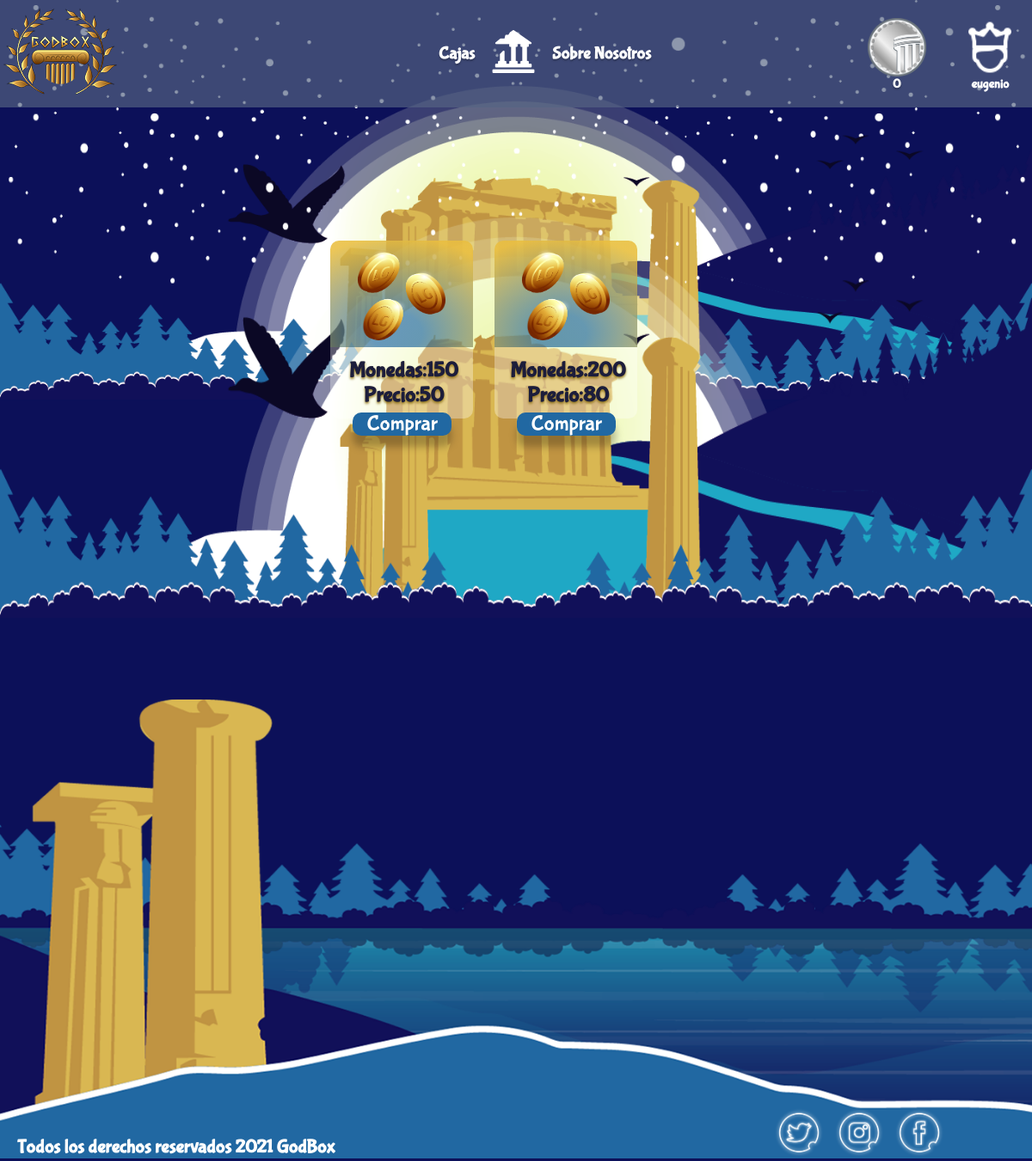
/view/buy_coins.php (signed in), run on an earlier commit of the app's database.
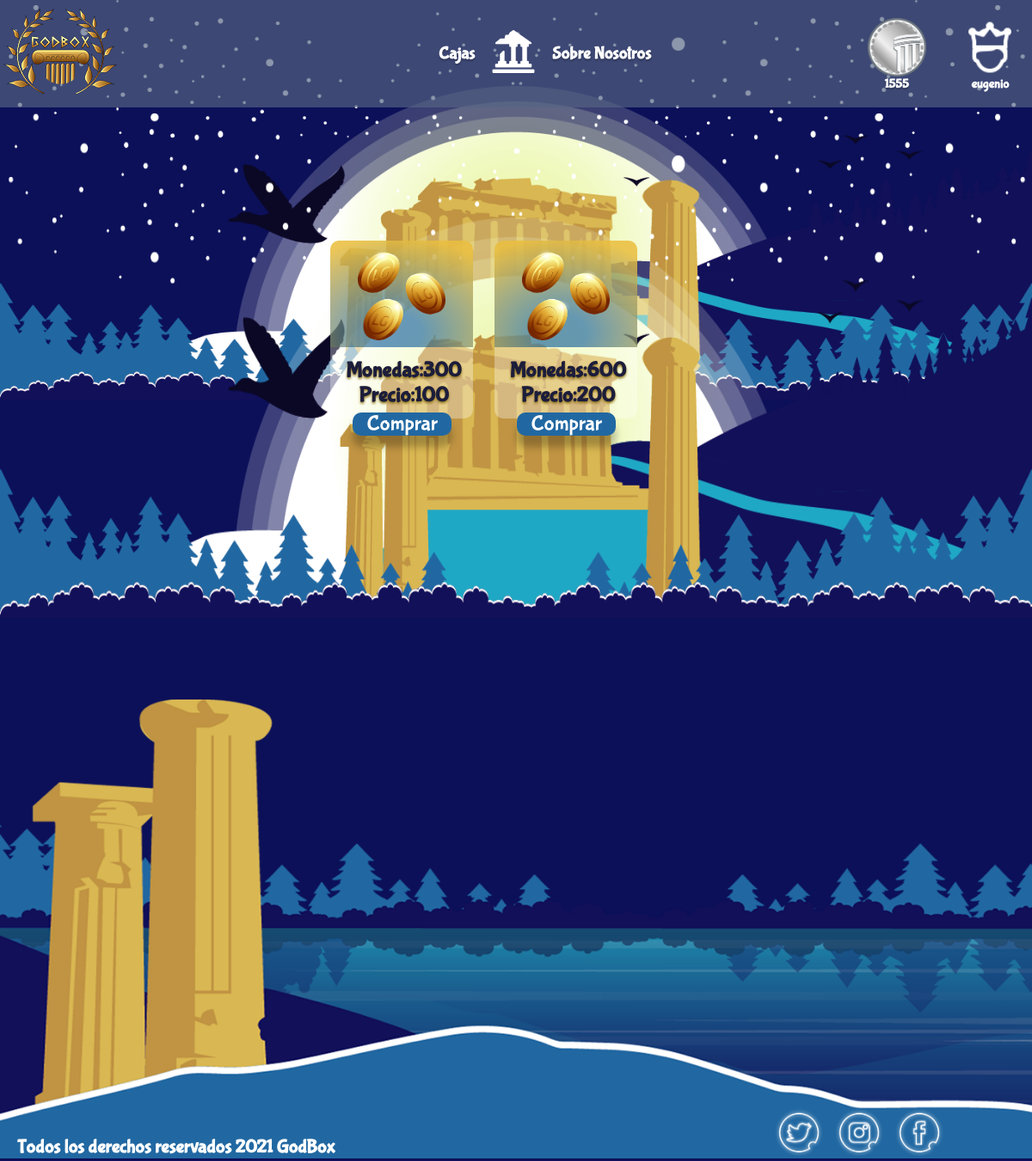
And on a later commit of the database.
### tables this page shows
CREATE TABLE `users` (
  `username` varchar(45) NOT NULL,
  `password` varchar(45) NOT NULL,
  `coins` int(11) NOT NULL,
  `id` varchar(45) NOT NULL,
  `email` varchar(45) NOT NULL,
  `address` varchar(45) NOT NULL,
  `birth` varchar(45) NOT NULL,
  `fecha de registro` varchar(11) NOT NULL
);

CREATE TABLE `coins` (
  `id` varchar(10) NOT NULL,
  `quantity` int(20) NOT NULL,
  `price` int(20) NOT NULL,
  `image` varchar(50) NOT NULL,
  `Fecha de registro` varchar(20) NOT NULL
);

### model/connect_db.php (called while the page is built, shortened)
<?php
class connect_db {
  var $conection;
  function __construct () {
    $server_conect = "localhost";
    $username = "root";
    $password = "123456789";
    $use_db = "godbox";
    $this->conection = new mysqli($server_conect, $username, $password, $use_db);
  }
  function add_instruc($instruct) {
    return $this->conection->query($instruct);
  }
}
?>

### model/user.php (called while the page is built, shortened)
<?php
  class user {
  private $data_base;
  function __construct() {
    $this->data_base= new connect_db();
  }
    function getCoinsdb($username){
      $query_send = "SELECT `coins` FROM `users` WHERE `username` = '".$username."'";
      $question =  $this->data_base->add_instruc($query_send);
      if(mysqli_num_rows($question) > 0){
         $rows = mysqli_fetch_array($question);
         return $rows['coins'];
      }else {
        return 0;
      }
    }
}
?>

### controllers/buy-coins-controller.php (called while the page is built, shortened)
<?php
  require_once('../model/user.php');
  require_once('../model/coins.php');
  $coin = new coins();
  $show = $coin->showCoins();
?>

### model/coins.php (called while the page is built, shortened)
<?php
require_once('../model/connect_db.php');
class coins {
  private $data_base;
  function coins() {
    $this->data_base=new connect_db();
  }
  function showCoins() {
    $query_send = "SELECT * FROM `coins`";
    $question = $this->data_base->add_instruc($query_send);
    $result = array();
    if(mysqli_num_rows($question) > 0){
        while($rows = mysqli_fetch_array($question)){
          array_push($result, $rows);
        }
        return $result;
      }else {
       return 0;
      }
  }
}
?>

### view/buy_coins.php (the view, shortened to what this page needs)
<?php
    require_once('../controllers/buy-coins-controller.php');
    require_once('../controllers/header-controller.php');
?>
<!DOCTYPE html>
<html lang="en">
<head>
    <link href="../css/compraMonedas.css" rel="stylesheet">
</head>
<body>
    <?php include($header); ?>
    <main class="container">
        <div class="grid-container">
            <?php for ($i=0; $i < count($show); $i++) {
            echo "<div class='grid-item'>
                <div class='cuadro_items-1'><img src=".$show[$i]['image']."></div>
                    <div class='cuadro_items-2'>
                        <h3 id='coins'>Monedas:".$show[$i]['quantity']."</h3>
                        <h3 id='price'>Precio:".$show[$i]['price']."</h3>
                    </div>
                    <form method='POST' action='../view/confirmar.php'>
                        <input type='hidden' name='coin_id' value=".$show[$i]['id'].">
                        <button class='box__button-buy'>Comprar</button>
                    </form>
                </div>";
            } ?>
        </div>
    </main>
    <footer class="footer">
        <h3>Todos los derechos reservados 2021 GodBox</h3>
        <div class="footer__social-media">
            <figure><img src="../assets/icons/twitter.png" alt="twitter"></figure>
            <figure><img src="../assets/icons/instagram.png" alt="instagram"></figure>
            <figure><img src="../assets/icons/facebook.png" alt="facebook"></figure>
        </div>
    </footer>
</body>
</html>
</body>
</html>

### partials/header-user.php (shortened to what this page needs)
<?php
    require_once('../model/connect_db.php');
    require_once('../model/user.php');
    $user = new user();
    $username = $_SESSION['user'];
    $coins = $user->getCoinsdb($username);
?>
<header class="header-u">
        <div class="container-header-u">
            <section class="logo-a">
                <img src="../assets/img/Logo-rezised.png" alt="">
            </section>
            <section class="center-title-u">
                <div class="boxes-link-u">
                    <a href="../view/Boxes.php">
                        <h4>Cajas</h4>
                    </a>
                </div>
                <div class="ico-header-u">
                    <a href="../index.php">
                        <img src="../assets/icons/Home.png" alt="">
                    </a>
                </div>
                <div class="about-link-u">
                    <a href="../view/About-us.php">
                        <h4>Sobre Nosotros</h4>
                    </a>
                </div>
            </section>
            <section class="options-u">
                <div class="link-u">
                    <ul class="btn-menu-u">
                    <a href="../view/buy_coins.php">
                        <img src="../assets/icons/coin.png" alt="" class="item-u">
                        <?php echo "<h3 class ='name'>".$coins."</h3>"?>
                    </a>
                    <li class="item-nav"><img src="../assets/icons/user.png" alt="" class="item-u">
                    <?php echo "<h3 class ='name' id='user_username'>".$_SESSION['user']."</h3>"?>
                    </li>
                    </ul>
                </div>
            </section>
        </div>
    </header>

What changed in the data, as far as the page shows it:
changed users: coins "0" → "1555"
changed coins (number 1 of 2 on the later page): quantity "150" → "300"; price "50" → "100"
changed coins (number 2 of 2 on the later page): quantity "200" → "600"; price "80" → "200"
